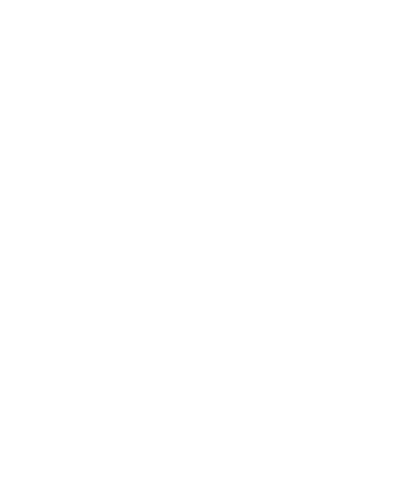
Frame 1 (no input)
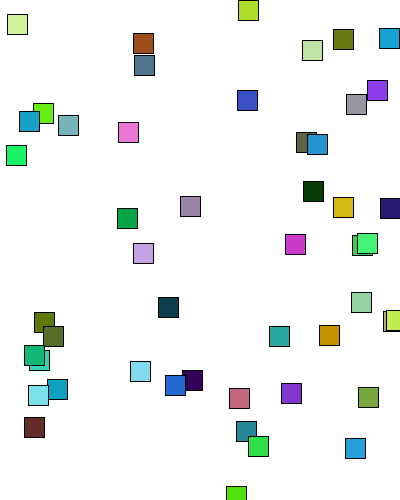
Frame 60 (the mouse pressed at the canvas centre just before this capture)
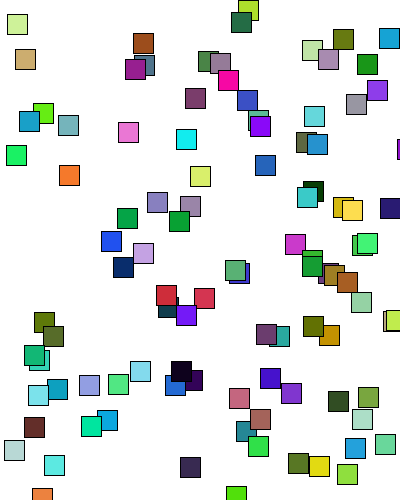
Frame 120 (the mouse held since frame 60 and released just before this capture)

The Processing sketch that drew these frames (run headless with seeded random() and noise(); from frame 60 on, the mouse is pressed at the canvas centre):

// Processing sketch: processing_63292
// ── processing_63292.pde

void setup()
{
  size(400, 500);
  background(255);
  smooth();
}
void mouseDragged()
 
{
  fill(random(255), random(255), random(255));
  ellipse(random(400), random(600), 20, 50);
}
void draw()
{
  fill(random(255), random(255), random(255));
  rect(random(400), random(600), 20, 20);
  if (key=='s')
  {
    stop();
  }
}
void keyPressed()
{
  fill(random(255), random(255), random(255));
  triangle(random(450), random(650), random(100), random(100), random(650), random(100));
}
